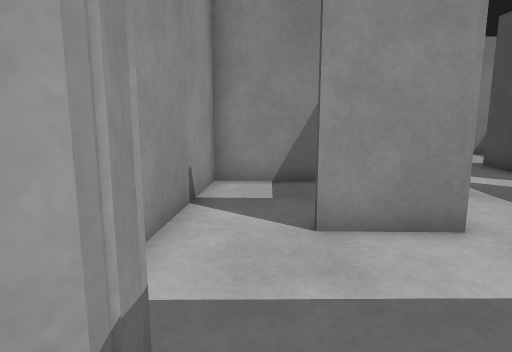
view 1 (above)

24 first-person views from a walk through a robot-simulator world made for Gazebo. The camera is 0.94 m above the floor, tilts 10° down and sees 70° across. The floor is counted in squares, 0.5 m on a side. Each view is taken from the middle of a square. On the plan, view 1 faces up. The plan holds only what a view shows up to about 18 squares ahead; the rest is blank. The place goes on beyond the plan. The robots in the file are not drawn.

view 2
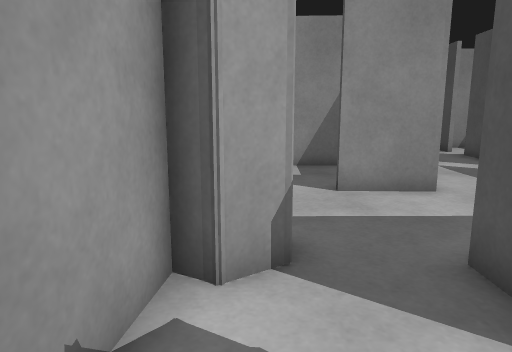

view 3
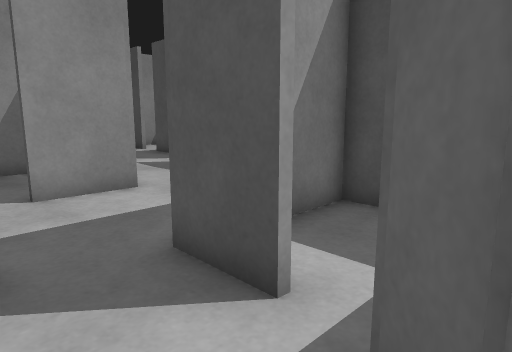

view 4
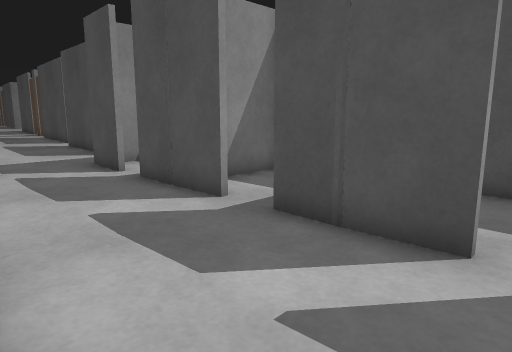

view 5
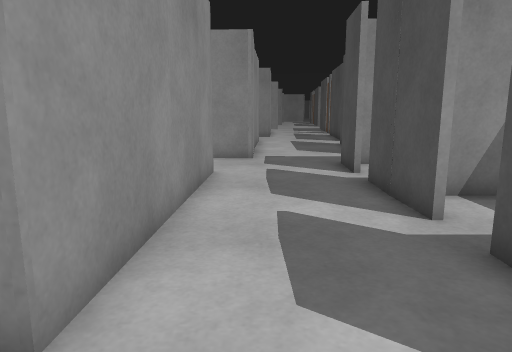

view 6
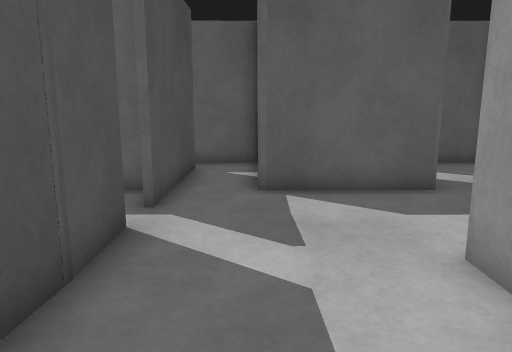

view 7
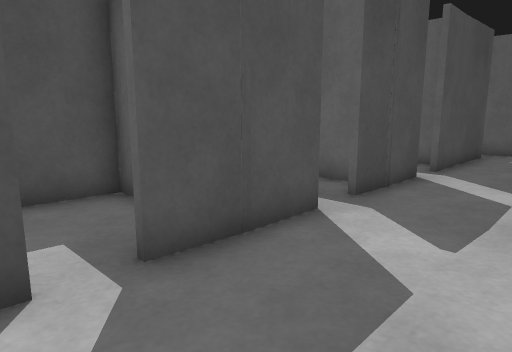

view 8
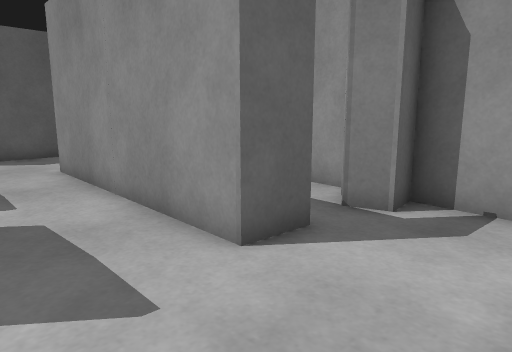

view 9
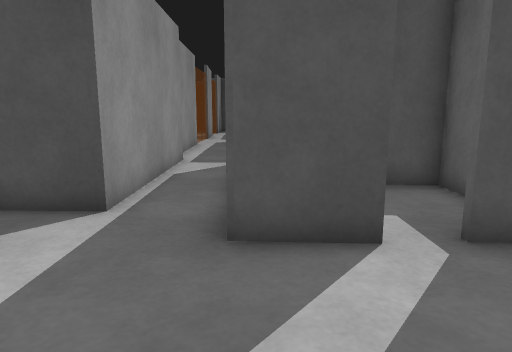

view 10
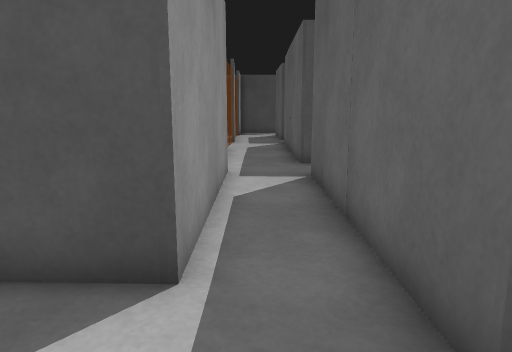

view 11
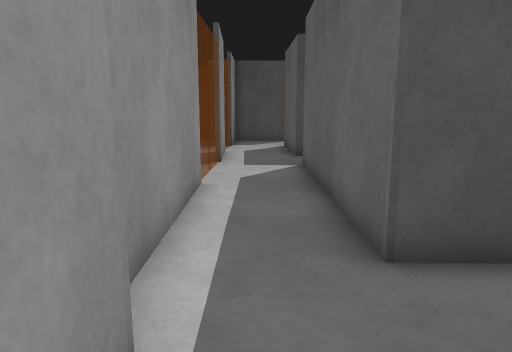

view 12
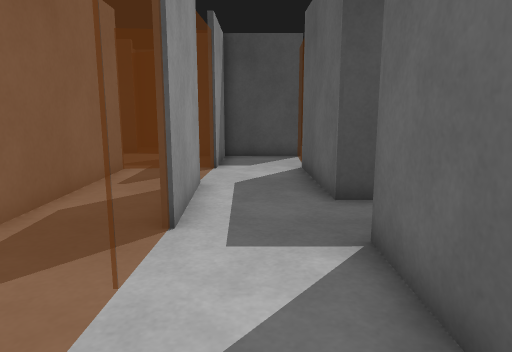

view 13
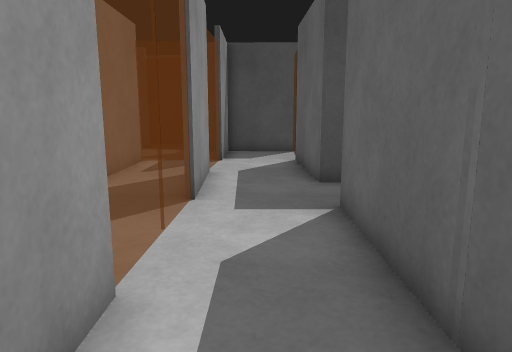

view 14
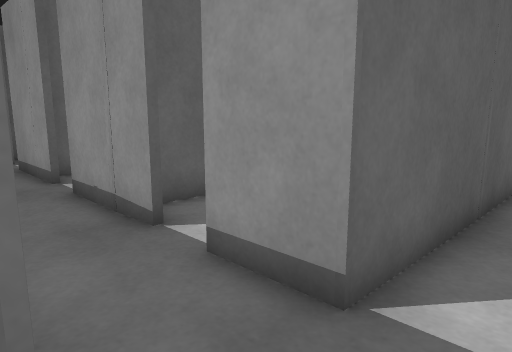

view 15
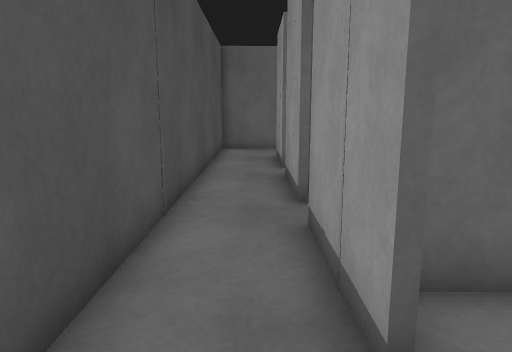

view 16
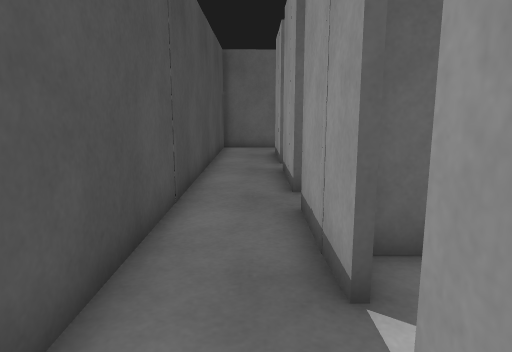

view 17
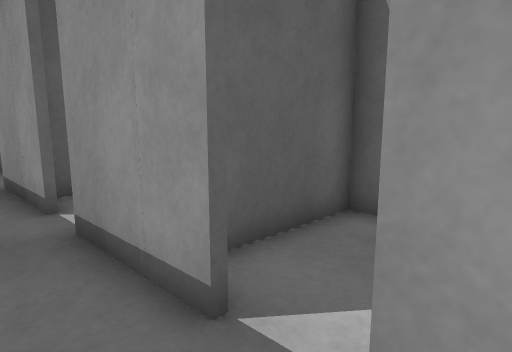

view 18
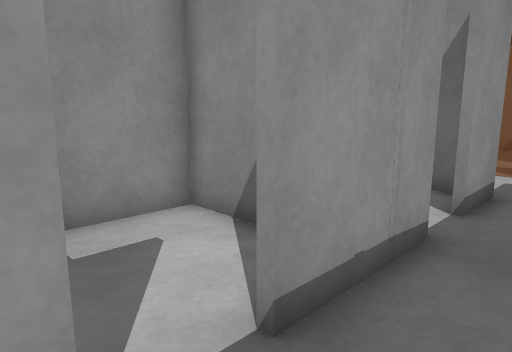

view 19
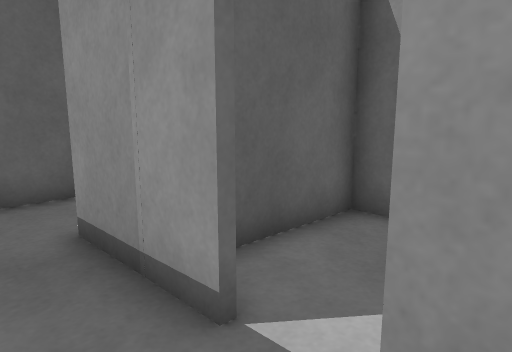

view 20
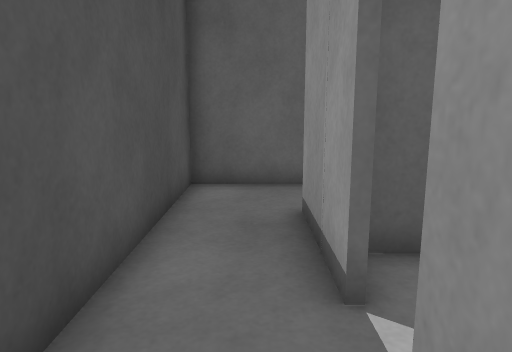

view 21
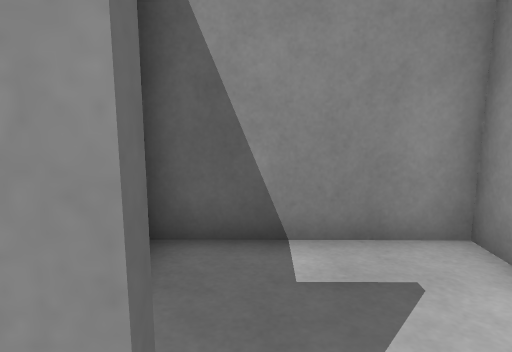

view 22
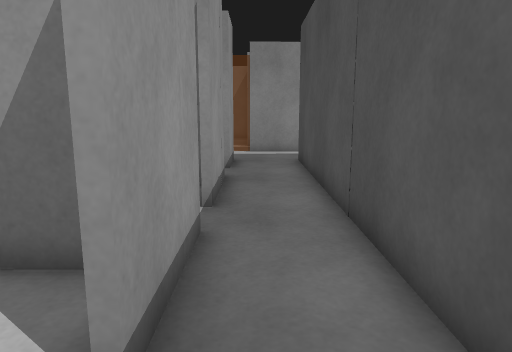

view 23
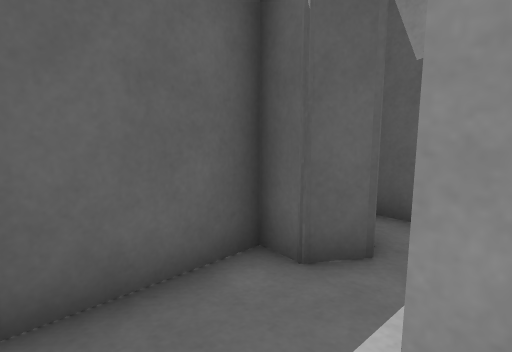

view 24
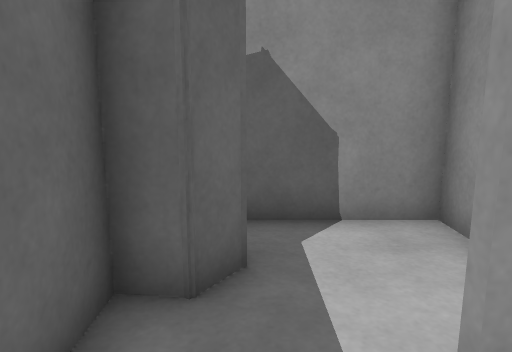

### Floor plan
Ten units are one square. View 1 is at (0, 0); x grows to the right and y downward. Boxes are objects, and circles mark ways between rooms. Rooms are numbered by the first view taken in them; rooms with no view inside come last. Other rooms are left out.
<svg viewBox="-28 -229 419 270">
<path fill="none" stroke="#000" d="M-7 -22 -6 -13 -14 -8M-20 -11 -23 14M16 7 16 -13M3 29 9 21M-22 36 -7 36M19 -98 -10 -99 -15 -50M80 -92 79 -129M81 -42 80 -77M82 -12 82 -30M16 -13 61 -13M37 -144 33 -55 8 -56M80 -141 82 -166M80 22 81 -13M59 35 84 35M21 -145 37 -144M-5 -168 -7 -150 4 -151 7 -141M-8 -132 -9 -121M50 -178 32 -179M245 -194 187 -194M193 -148 194 -164 281 -163 281 -141M175 -189 98 -189 99 -224M281 -128 281 -90M327 -195 287 -195M281 -76 281 -41M345 -224 289 -223M82 -166 168 -165M281 -28 281 8M248 -13 238 -13 237 31M256 21 265 27M264 35 307 34 307 -163 324 -163M385 -160 386 -193 354 -193M324 -163 354 -162M259 -111 239 -111 239 -87M238 -70 238 -64 277 -64M270 -62 238 -62 238 -14 282 -13M102 -163 88 -164M110 -113 122 -113 123 -134"/>
<circle cx="25" cy="-35" r="3" fill="#2a7"/>
<circle cx="35" cy="-160" r="3" fill="#2a7"/>
<circle cx="60" cy="-170" r="3" fill="#2a7"/>
<circle cx="80" cy="-135" r="3" fill="#2a7"/>
<circle cx="315" cy="-175" r="3" fill="#2a7"/>
<circle cx="340" cy="-195" r="3" fill="#2a7"/>
<circle cx="280" cy="-80" r="3" fill="#2a7"/>
<circle cx="280" cy="-90" r="3" fill="#2a7"/>
<circle cx="280" cy="-30" r="3" fill="#2a7"/>
<circle cx="280" cy="-40" r="3" fill="#2a7"/>
<text x="0" y="-30">1</text>
<text x="50" y="-70">2</text>
<text x="20" y="-150">3</text>
<text x="230" y="-170">4</text>
<text x="360" y="-170">5</text>
<text x="260" y="-90">6</text>
<text x="260" y="-40">7</text>
<text x="100" y="-140">8</text>
</svg>
Room 1 opens to room 2. Room 2 opens to room 3. Room 2 opens to room 4. Room 2 opens to room 8. Room 4 opens to room 5. Room 4 opens to room 6. Room 4 opens to room 7.

Where each view was taken, in squares from view 1:
view 1: 0 up, 0 right, facing up
view 2: 3 down, 1 left, facing up
view 3: 3 down, 1 left, facing up-right
view 4: 3 up, 3 right, facing up-right
view 5: 3 up, 5 right, facing up
view 6: 10 up, 6 right, facing down
view 7: 15 up, 4 right, facing down-right
view 8: 18 up, 7 right, facing down-left
view 9: 16 up, 3 right, facing right
view 10: 18 up, 6 right, facing right
view 11: 18 up, 15 right, facing right
view 12: 18 up, 23 right, facing right
view 13: 18 up, 21 right, facing right
view 14: 18 up, 31 right, facing down-left
view 15: 15 up, 29 right, facing down
view 16: 16 up, 29 right, facing down
view 17: 10 up, 30 right, facing down-left
view 18: 7 up, 30 right, facing up-left
view 19: 5 up, 30 right, facing down-left
view 20: 6 up, 29 right, facing down
view 21: 3 up, 29 right, facing left
view 22: 2 up, 29 right, facing up
view 23: 0 up, 30 right, facing down-left
view 24: 2 down, 30 right, facing left
